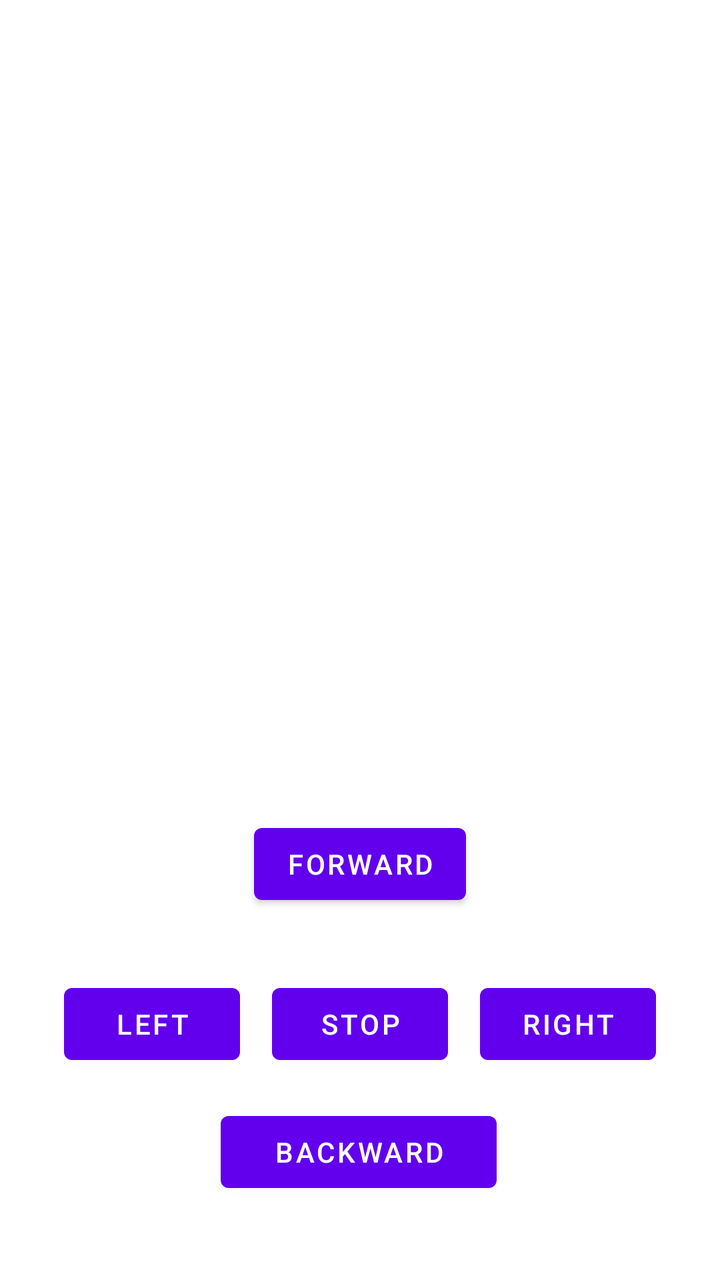
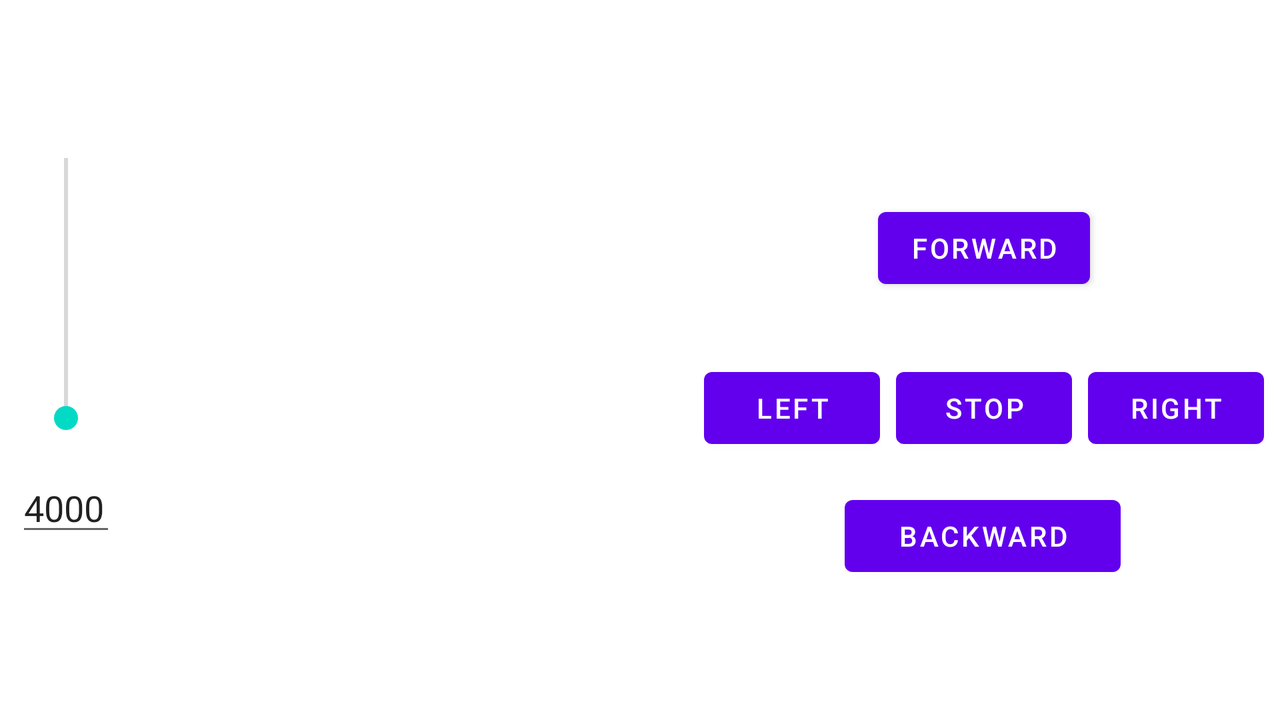

One screen, two layout resources from the same app: the default and the repository's alternative for another configuration. Each is rendered where Android would select it; the XML of both is given below.
<!-- AndroidManifest.xml: application theme Theme.DroidControlCenter -->
<!-- res/layout/droid_control.xml -->
<?xml version="1.0" encoding="utf-8"?>
<androidx.constraintlayout.widget.ConstraintLayout xmlns:android="http://schemas.android.com/apk/res/android"
    xmlns:app="http://schemas.android.com/apk/res-auto"
    xmlns:tools="http://schemas.android.com/tools"
    android:id="@+id/droid_control"
    android:layout_width="match_parent"
    android:layout_height="match_parent"
    tools:context=".MainActivity">

    <androidx.constraintlayout.widget.ConstraintLayout
        android:id="@+id/constraintLayout"
        android:layout_width="wrap_content"
        android:layout_height="wrap_content"
        android:layout_marginStart="16dp"
        android:layout_marginEnd="16dp"
        android:layout_marginBottom="24dp"
        android:orientation="vertical"
        app:layout_constraintBottom_toBottomOf="parent"
        app:layout_constraintEnd_toEndOf="parent"
        app:layout_constraintHorizontal_bias="0.806"
        app:layout_constraintStart_toStartOf="parent">

        <Button
            android:id="@+id/forward"
            android:layout_width="wrap_content"
            android:layout_height="wrap_content"
            android:layout_marginStart="16dp"
            android:layout_marginTop="16dp"
            android:layout_marginEnd="16dp"
            android:layout_marginBottom="16dp"
            android:text="@string/droid_forward"
            app:layout_constraintBottom_toTopOf="@+id/stop"
            app:layout_constraintEnd_toEndOf="parent"
            app:layout_constraintStart_toStartOf="parent"
            app:layout_constraintTop_toTopOf="parent" />

        <Button
            android:id="@+id/backward"
            android:layout_width="138dp"
            android:layout_height="wrap_content"
            android:layout_marginStart="16dp"
            android:layout_marginEnd="16dp"
            android:layout_marginBottom="16dp"
            android:text="@string/droid_backward"
            app:layout_constraintBottom_toBottomOf="parent"
            app:layout_constraintEnd_toEndOf="parent"
            app:layout_constraintHorizontal_bias="0.496"
            app:layout_constraintStart_toStartOf="parent" />

        <Button
            android:id="@+id/stop"
            android:layout_width="wrap_content"
            android:layout_height="wrap_content"
            android:layout_marginStart="16dp"
            android:layout_marginTop="16dp"
            android:layout_marginEnd="16dp"
            android:layout_marginBottom="16dp"
            android:text="@string/droid_stop"
            app:layout_constraintBottom_toTopOf="@+id/backward"
            app:layout_constraintEnd_toEndOf="@+id/right"
            app:layout_constraintStart_toStartOf="@+id/left"
            app:layout_constraintTop_toBottomOf="@+id/forward" />

        <Button
            android:id="@+id/left"
            android:layout_width="wrap_content"
            android:layout_height="wrap_content"
            android:layout_marginStart="16dp"
            android:layout_marginTop="16dp"
            android:layout_marginEnd="16dp"
            android:layout_marginBottom="16dp"
            android:text="@string/droid_left"
            app:layout_constraintBottom_toBottomOf="parent"
            app:layout_constraintEnd_toStartOf="@+id/stop"
            app:layout_constraintHorizontal_bias="0.847"
            app:layout_constraintStart_toStartOf="parent"
            app:layout_constraintTop_toTopOf="parent"
            app:layout_constraintVertical_bias="0.555" />

        <Button
            android:id="@+id/right"
            android:layout_width="wrap_content"
            android:layout_height="wrap_content"
            android:layout_marginStart="16dp"
            android:layout_marginTop="16dp"
            android:layout_marginEnd="16dp"
            android:layout_marginBottom="16dp"
            android:text="@string/droid_right"
            app:layout_constraintBottom_toBottomOf="parent"
            app:layout_constraintEnd_toEndOf="parent"
            app:layout_constraintStart_toEndOf="@+id/stop"
            app:layout_constraintTop_toTopOf="parent"
            app:layout_constraintVertical_bias="0.555" />

    </androidx.constraintlayout.widget.ConstraintLayout>



</androidx.constraintlayout.widget.ConstraintLayout>
<!-- resources referenced by this layout -->
<resources>
  <string name="droid_backward">Backward</string>
  <string name="droid_forward">Forward</string>
  <string name="droid_left">Left</string>
  <string name="droid_right">Right</string>
  <string name="droid_stop">Stop</string>
  <style name="Theme.DroidControlCenter" parent="Theme.MaterialComponents.DayNight.DarkActionBar">
          
          <item name="colorPrimary">@color/purple_500</item>
          <item name="colorPrimaryVariant">@color/purple_700</item>
          <item name="colorOnPrimary">@color/white</item>
          
          <item name="colorSecondary">@color/teal_200</item>
          <item name="colorSecondaryVariant">@color/teal_700</item>
          <item name="colorOnSecondary">@color/black</item>
          
          <item name="android:statusBarColor" tools:targetApi="l">?attr/colorPrimaryVariant</item>
          
      </style>
</resources>
<!-- res/layout-land/droid_control.xml (the repository's variant of the layout above) -->
<!-- drawn on the phone turned sideways -->
<?xml version="1.0" encoding="utf-8"?>
<androidx.constraintlayout.widget.ConstraintLayout xmlns:android="http://schemas.android.com/apk/res/android"
    xmlns:app="http://schemas.android.com/apk/res-auto"
    xmlns:tools="http://schemas.android.com/tools"
    android:id="@+id/droid_control"
    android:layout_width="match_parent"
    android:layout_height="match_parent"
    tools:context=".MainActivity">

    <androidx.constraintlayout.widget.ConstraintLayout
        android:id="@+id/movement_control"
        android:layout_width="wrap_content"
        android:layout_height="wrap_content"
        android:layout_marginBottom="52dp"
        android:orientation="vertical"
        app:layout_constraintBottom_toBottomOf="parent"
        app:layout_constraintEnd_toEndOf="parent">

        <Button
            android:id="@+id/forward"
            android:layout_width="wrap_content"
            android:layout_height="wrap_content"
            android:layout_marginStart="16dp"
            android:layout_marginTop="16dp"
            android:layout_marginEnd="16dp"
            android:layout_marginBottom="16dp"
            android:text="@string/droid_forward"
            app:layout_constraintBottom_toTopOf="@+id/stop"
            app:layout_constraintEnd_toEndOf="parent"
            app:layout_constraintStart_toStartOf="parent"
            app:layout_constraintTop_toTopOf="parent" />

        <Button
            android:id="@+id/backward"
            android:layout_width="138dp"
            android:layout_height="wrap_content"
            android:layout_marginStart="16dp"
            android:layout_marginEnd="16dp"
            android:layout_marginBottom="16dp"
            android:text="@string/droid_backward"
            app:layout_constraintBottom_toBottomOf="parent"
            app:layout_constraintEnd_toEndOf="parent"
            app:layout_constraintHorizontal_bias="0.496"
            app:layout_constraintStart_toStartOf="parent" />

        <Button
            android:id="@+id/stop"
            android:layout_width="wrap_content"
            android:layout_height="wrap_content"
            android:layout_marginStart="16dp"
            android:layout_marginTop="16dp"
            android:layout_marginEnd="16dp"
            android:layout_marginBottom="16dp"
            android:text="@string/droid_stop"
            app:layout_constraintBottom_toTopOf="@+id/backward"
            app:layout_constraintEnd_toEndOf="@+id/right"
            app:layout_constraintStart_toStartOf="@+id/left"
            app:layout_constraintTop_toBottomOf="@+id/forward" />

        <Button
            android:id="@+id/left"
            android:layout_width="wrap_content"
            android:layout_height="wrap_content"
            android:layout_marginStart="8dp"
            android:layout_marginTop="16dp"
            android:layout_marginEnd="8dp"
            android:layout_marginBottom="16dp"
            android:text="@string/droid_left"
            app:layout_constraintBottom_toBottomOf="parent"
            app:layout_constraintEnd_toStartOf="@+id/stop"
            app:layout_constraintHorizontal_bias="0.847"
            app:layout_constraintStart_toStartOf="parent"
            app:layout_constraintTop_toTopOf="parent"
            app:layout_constraintVertical_bias="0.555" />

        <Button
            android:id="@+id/right"
            android:layout_width="wrap_content"
            android:layout_height="wrap_content"
            android:layout_marginStart="8dp"
            android:layout_marginTop="16dp"
            android:layout_marginEnd="8dp"
            android:layout_marginBottom="16dp"
            android:text="@string/droid_right"
            app:layout_constraintBottom_toBottomOf="parent"
            app:layout_constraintEnd_toEndOf="parent"
            app:layout_constraintStart_toEndOf="@+id/stop"
            app:layout_constraintTop_toTopOf="parent"
            app:layout_constraintVertical_bias="0.555" />

    </androidx.constraintlayout.widget.ConstraintLayout>

    <LinearLayout
        android:id="@+id/power_control"
        android:layout_width="50dp"
        android:layout_height="210dp"
        android:layout_centerVertical="false"
        android:layout_marginStart="8dp"
        android:layout_marginBottom="24dp"
        android:orientation="vertical"
        app:layout_constraintBottom_toBottomOf="parent"
        app:layout_constraintStart_toStartOf="parent"
        app:layout_constraintTop_toTopOf="parent">

        <FrameLayout
            android:id="@+id/powerBarLayout"
            android:layout_width="match_parent"
            android:layout_height="162dp"
            android:orientation="vertical">

            <SeekBar
                android:id="@+id/powerBar"
                android:layout_width="162dp"
                android:layout_height="80dp"
                android:layout_gravity="center"
                android:rotation="270" />
        </FrameLayout>

        <EditText
            android:id="@+id/currentPower"
            android:layout_width="match_parent"
            android:layout_height="wrap_content"
            android:layout_marginTop="8dp"
            android:ems="5"
            android:inputType="none"
            android:minHeight="48dp"
            android:text="@string/droid_default_max_power"
            android:textSize="18sp" />
    </LinearLayout>
</androidx.constraintlayout.widget.ConstraintLayout>
<!-- resources referenced by the variant -->
<!-- as the phone turned sideways resolves them -->
<resources>
  <string name="droid_backward">Backward</string>
  <string name="droid_default_max_power">4000</string>
  <string name="droid_forward">Forward</string>
  <string name="droid_left">Left</string>
  <string name="droid_right">Right</string>
  <string name="droid_stop">Stop</string>
  <style name="Theme.DroidControlCenter" parent="Theme.MaterialComponents.DayNight.DarkActionBar">
          
          <item name="colorPrimary">@color/purple_500</item>
          <item name="colorPrimaryVariant">@color/purple_700</item>
          <item name="colorOnPrimary">@color/white</item>
          
          <item name="colorSecondary">@color/teal_200</item>
          <item name="colorSecondaryVariant">@color/teal_700</item>
          <item name="colorOnSecondary">@color/black</item>
          
          <item name="android:statusBarColor" tools:targetApi="l">?attr/colorPrimaryVariant</item>
          
      </style>
</resources>
